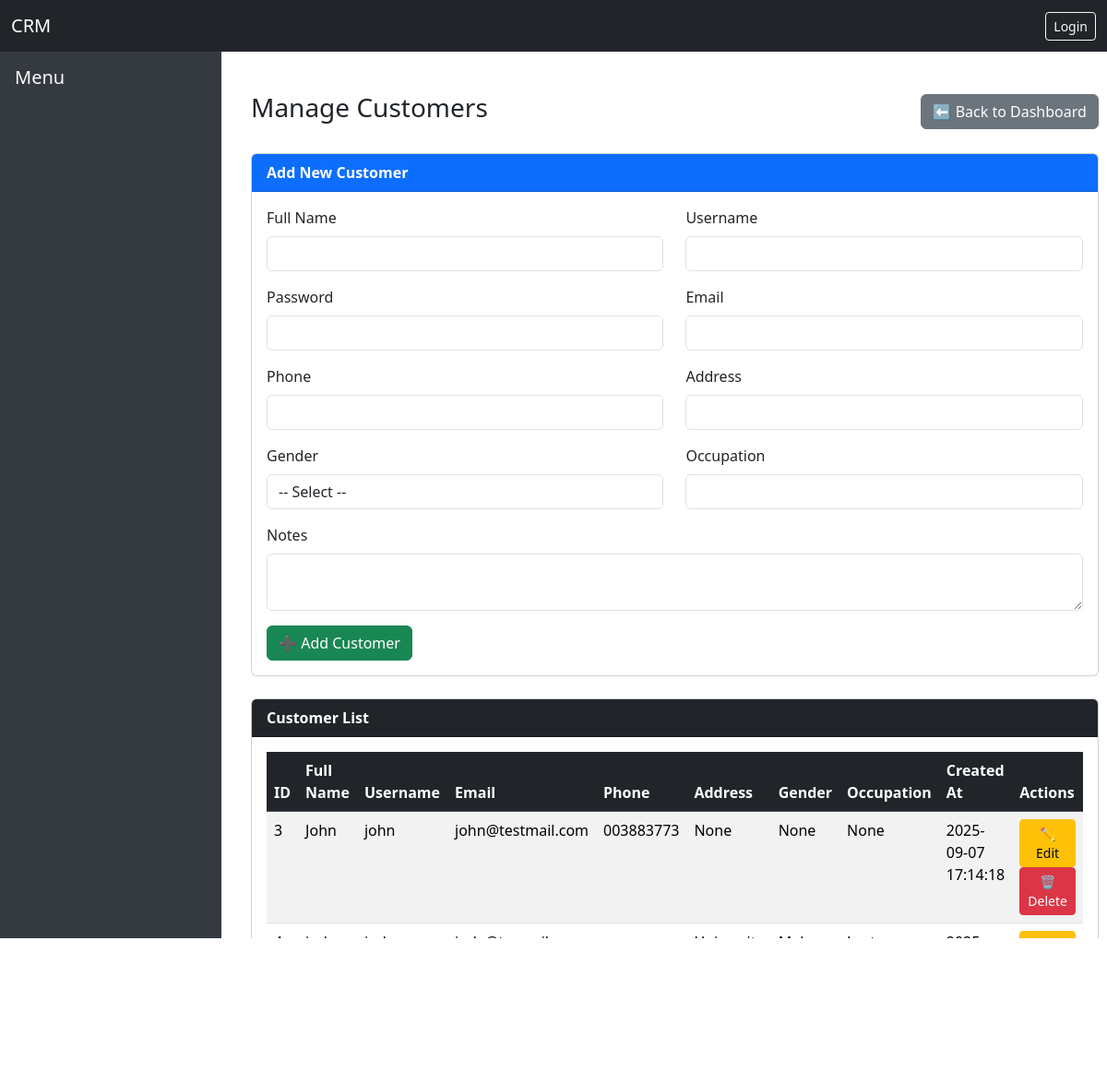
/dashboard/manage_customers, run on the app's committed database.
### tables this page shows
CREATE TABLE customers (
        id INTEGER PRIMARY KEY AUTOINCREMENT,
        fullname TEXT NOT NULL,
        email TEXT UNIQUE,
        phone TEXT,
        address TEXT,
        gender TEXT,
        role DATE,
        occupation TEXT,
        notes TEXT,
        created_at TIMESTAMP DEFAULT CURRENT_TIMESTAMP
    , username TEXT, password TEXT);

### routes/dashboard.py (the view, shortened to what this page needs)
@dashboard_bp.route("/manage_customers", methods=["GET", "POST"])
def manage_customers():
    conn = get_db_connection()
    cursor = conn.cursor()
    customers = cursor.execute("SELECT * FROM customers").fetchall()
    conn.close()
    return render_template("dashboard/manage_customers.html", customers=customers)

### routes/dashboard.py (called while the page is built)
def get_db_connection():
    conn = sqlite3.connect(DB_NAME)
    conn.row_factory = sqlite3.Row
    return conn

### templates/dashboard/manage_customers.html (shortened to what this page needs)
{% extends "base.html" %}
{% block content %}
<div class="container mt-4">
    <div class="d-flex justify-content-between align-items-center mb-4">
        <h3>Manage Customers</h3>
        <a href="{{ url_for('dashboard.dashboard') }}" class="btn btn-secondary">⬅ Back to Dashboard</a>
    </div>
    <div class="card mb-4">
        <div class="card-header bg-primary text-white">
            <strong>Add New Customer</strong>
        </div>
        <div class="card-body">
            <form method="POST" action="{{ url_for('dashboard.manage_customers') }}">
                <div class="row mb-3">
                    <div class="col">
                        <label for="fullname" class="form-label">Full Name</label>
                        <input type="text" class="form-control" name="fullname" required>
                    </div>
                    <div class="col">
                        <label for="username" class="form-label">Username</label>
                        <input type="text" class="form-control" name="username" required>
                    </div>
                </div>
                <div class="row mb-3">
                    <div class="col">
                        <label for="password" class="form-label">Password</label>
                        <input type="password" class="form-control" name="password" required>
                    </div>
                    <div class="col">
                        <label for="email" class="form-label">Email</label>
                        <input type="email" class="form-control" name="email" required>
                    </div>
                </div>
                <div class="row mb-3">
                    <div class="col">
                        <label for="phone" class="form-label">Phone</label>
                        <input type="text" class="form-control" name="phone">
                    </div>
                    <div class="col">
                        <label for="address" class="form-label">Address</label>
                        <input type="text" class="form-control" name="address">
                    </div>
                </div>
                <div class="row mb-3">
                    <div class="col">
                        <label for="gender" class="form-label">Gender</label>
                        <select class="form-control" name="gender">
                            <option value="">-- Select --</option>
                        </select>
                    </div>
                    <div class="col">
                        <label for="occupation" class="form-label">Occupation</label>
                        <input type="text" class="form-control" name="occupation">
                    </div>
                </div>
                <div class="mb-3">
                    <label for="notes" class="form-label">Notes</label>
                    <textarea class="form-control" name="notes" rows="2"></textarea>
                </div>
                <button type="submit" class="btn btn-success">➕ Add Customer</button>
            </form>
        </div>
    </div>
    <div class="card">
        <div class="card-header bg-dark text-white">
            <strong>Customer List</strong>
        </div>
        <div class="card-body">
            {% if customers %}
            <table class="table table-striped table-hover">
                <thead class="table-dark">
                    <tr>
                        <th>ID</th>
                        <th>Full Name</th>
                        <th>Username</th>
                        <th>Email</th>
                        <th>Phone</th>
                        <th>Address</th>
                        <th>Gender</th>
                        <th>Occupation</th>
                        <th>Created At</th>
                        <th>Actions</th>
                    </tr>
                </thead>
                <tbody>
                    {% for customer in customers %}
                    <tr>
                        <td>{{ customer.id }}</td>
                        <td>{{ customer.fullname }}</td>
                        <td>{{ customer.username }}</td>
                        <td>{{ customer.email }}</td>
                        <td>{{ customer.phone }}</td>
                        <td>{{ customer.address }}</td>
                        <td>{{ customer.gender }}</td>
                        <td>{{ customer.occupation }}</td>
                        <td>{{ customer.created_at }}</td>
                        <td>
                            <a href="{{ url_for('dashboard.edit_customer', customer_id=customer.id) }}" class="btn btn-sm btn-warning">✏ Edit</a>
                            <a href="{{ url_for('dashboard.delete_customer', customer_id=customer.id) }}" class="btn btn-sm btn-danger" onclick="return confirm('Are you sure you want to delete this customer?');">🗑 Delete</a>
                        </td>
                    </tr>
                    {% endfor %}
                </tbody>
            </table>
            {% else %}
            <p class="text-muted">No customers found.</p>
            {% endif %}
        </div>
    </div>
</div>
{% endblock %}

### templates/base.html (style rules this page uses)
body { display: flex; min-height: 100vh; flex-direction: column; }

### data on the page
customers: id "3", fullname "John", username "john", email "john@testmail.com", phone "003883773", address "None", gender "None", occupation "None", created_at "2025-09-07 17:14:18"
customers: id "4", fullname "jude", username "jude", email "jude@tesmail.com", address "University of nigeria, Nsukka", gender "Male", occupation "Lecturer", created_at "2025-09-07 22:47:06"
